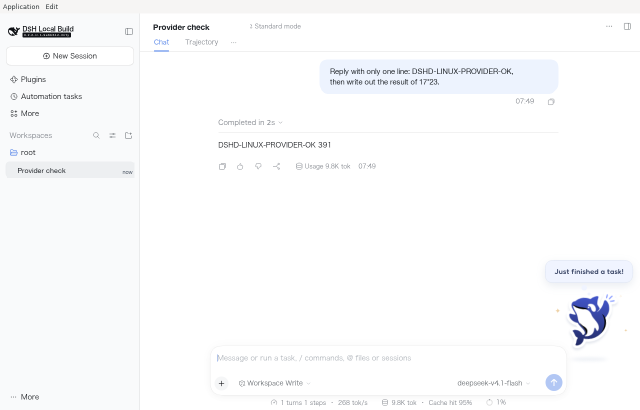
#> input picture promo/assets/app-chat.png, 1280 x 820 px (shown at 1/2 size)
$ python make-english-assets.py
#> lines starting #> are read from the running program, lines starting #| are printed output that depends on the picture
#!/usr/bin/env python3
"""Replace the Chinese sample content in the promo screenshots with English.

The UI chrome is already English; only the seeded session title, the demo prompt
and the PDF chat transcript were Chinese. This script edits those regions in
place so the promo never shows Chinese text. Run it from `promo/` after
restoring the original screenshots.
"""
from __future__ import annotations

from pathlib import Path
from PIL import Image, ImageDraw, ImageFont

ROOT = Path(__file__).resolve().parent
ASSETS = ROOT / "assets"
FONT = "/System/Library/Fonts/HelveticaNeue.ttc"
INK = (31, 35, 40)
MUTED = (75, 85, 99)
WHITE = (255, 255, 255)
SIDEBAR = (249, 250, 251)
ROW = (237, 239, 241)
BUBBLE = (237, 243, 254)


def font(size: int, bold: bool = False) -> ImageFont.FreeTypeFont:
    return ImageFont.truetype(FONT, size, index=1 if bold else 0)


def text(draw: ImageDraw.ImageDraw, xy, value: str, size=14, color=INK, bold=False) -> None:
    draw.text(xy, value, font=font(size, bold), fill=color)


def chat() -> None:
    im = Image.open(ASSETS / "app-chat.png").convert("RGB")
#> im is the input picture: PIL image 1280x820 RGB; mean R, G, B 249.9, 250.4, 251.4
    d = ImageDraw.Draw(im)
    # Session title.
    d.rectangle((300, 38, 500, 66), fill=WHITE)
    text(d, (306, 44), "Provider check", 16, INK, True)
    # Selected workspace row.
    d.rectangle((14, 325, 268, 355), fill=ROW)
    text(d, (35, 332), "Provider check", 14)
    text(d, (245, 337), "now", 11, MUTED)
    # User prompt bubble.
    d.rounded_rectangle((641, 119, 1112, 187), radius=15, fill=BUBBLE)
    text(d, (660, 133), "Reply with only one line: DSHD-LINUX-PROVIDER-OK,", 15)
    text(d, (660, 154), "then write out the result of 17*23.", 15)
    im.save(ASSETS / "app-chat.png", optimize=True)
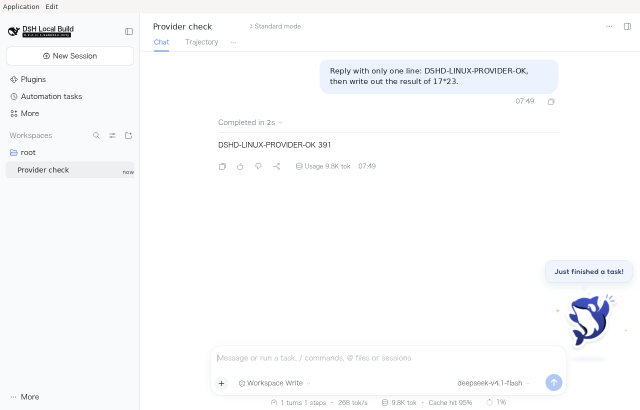
#> saved as app-chat.png: PIL image 1280x820 RGB (shown at 1/2 size); mean R, G, B 249.9, 250.4, 251.4


def settings() -> None:
    im = Image.open(ASSETS / "app-settings.png").convert("RGB")
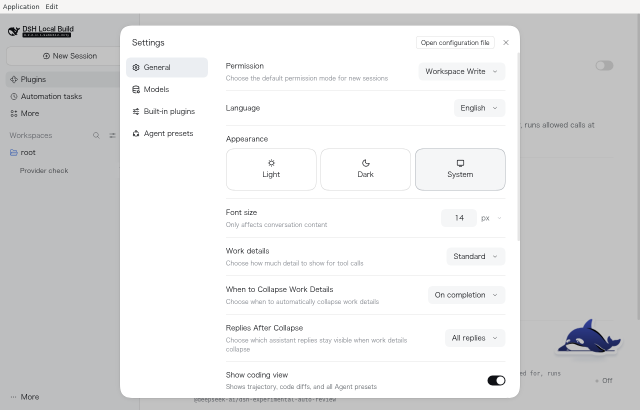
#> input picture promo/assets/app-settings.png, 1280 x 820 px (shown at 1/2 size)
#> im is the input picture: PIL image 1280x820 RGB; mean R, G, B 225.3, 225.6, 226.1
    d = ImageDraw.Draw(im)
    # The settings dialog dims the sidebar; match the dimmed row colour.
    d.rectangle((14, 325, 238, 355), fill=(189, 190, 191))
    text(d, (40, 332), "Provider check", 14, (75, 77, 80))
    im.save(ASSETS / "app-settings.png", optimize=True)


def pdf() -> None:
    im = Image.open(ASSETS / "app-pdf.png").convert("RGB")
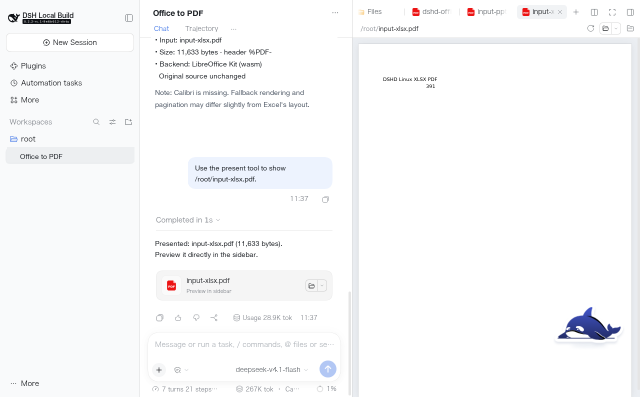
#> input picture promo/assets/app-pdf.png, 1280 x 793 px (shown at 1/2 size)
#> im is the input picture: PIL image 1280x793 RGB; mean R, G, B 248.7, 249.1, 250
    d = ImageDraw.Draw(im)
    # Session title and selected workspace row.
    d.rectangle((300, 12, 500, 40), fill=WHITE)
    text(d, (306, 16), "Office to PDF", 16, INK, True)
    d.rectangle((14, 294, 268, 323), fill=ROW)
    text(d, (40, 304), "Office to PDF", 14)
    # Report block, including the font-fallback note.
    d.rectangle((302, 64, 674, 270), fill=WHITE)
    text(d, (310, 71), "• Input: input-xlsx.pdf", 14)
    text(d, (310, 95), "• Size: 11,633 bytes · header %PDF-", 14)
    text(d, (310, 119), "• Backend: LibreOffice Kit (wasm)", 14)
    text(d, (310, 143), "  Original source unchanged", 14)
    text(d, (310, 176), "Note: Calibri is missing. Fallback rendering and", 14, MUTED)
    text(d, (310, 200), "pagination may differ slightly from Excel's layout.", 14, MUTED)
    # User prompt bubble.
    d.rounded_rectangle((376, 315, 663, 376), radius=12, fill=BUBBLE)
    text(d, (390, 327), "Use the present tool to show", 14)
    text(d, (390, 349), "/root/input-xlsx.pdf.", 14)
    # Assistant response.
    d.rectangle((302, 470, 674, 527), fill=WHITE)
    text(d, (310, 478), "Presented: input-xlsx.pdf (11,633 bytes).", 14)
    text(d, (310, 500), "Preview it directly in the sidebar.", 14)
    im.save(ASSETS / "app-pdf.png", optimize=True)
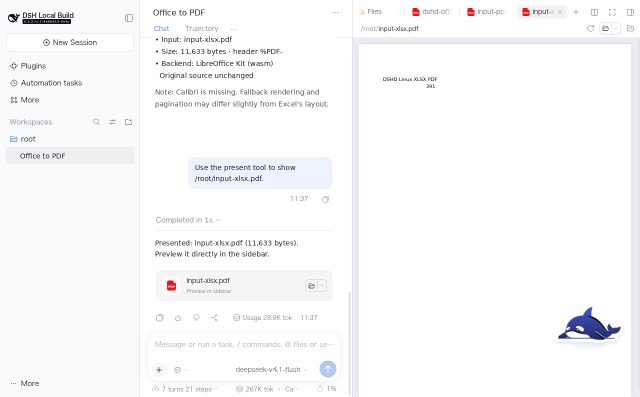
#> saved as app-pdf.png: PIL image 1280x793 RGB (shown at 1/2 size); mean R, G, B 248.6, 249, 249.8


if __name__ == "__main__":
    chat()
    settings()
    pdf()
    print("rewrote app-chat.png, app-settings.png and app-pdf.png")
